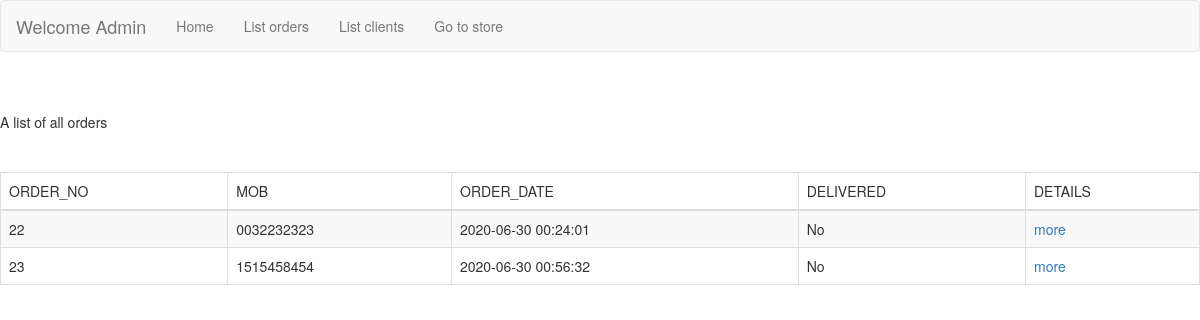
Screenshot of /admin/index.php?menuitem=show_orders with the database file from the repository.
### tables this page shows
CREATE TABLE `orders` (
  `OID` int(11) NOT NULL,
  `OUID` varchar(200) DEFAULT NULL,
  `EMAIL` varchar(200) DEFAULT NULL,
  `TEL` varchar(200) DEFAULT NULL,
  `DTREG` datetime NOT NULL DEFAULT CURRENT_TIMESTAMP,
  `ADDRESS` text,
  `STATUS` int(11) DEFAULT '1'
);

### admin/show_orders.php (the view)
<div class="wrapper">
  <div> A list of all orders</div>
 <BR>
 <BR>
<?php
$sql="select OID, OUID, TEL, DTREG  from orders  ";
$stmt = $conn->prepare($sql);
$stmt->execute();
$stmt->bind_result($oid,$oidu,  $tel,$dtreg );
$stmt->store_result();
  if ($stmt->num_rows>0)
{
  echo "<table id='example' class='table table-striped table-bordered' style='width:100%'>
        <thead>
            <tr>
			<TD>  ORDER_NO</TD>
			<TD> MOB</TD>
			<TD> ORDER_DATE</TD>
		    <TD> DELIVERED</TD>
			<TD> DETAILS</TD>
			</TR>
			</Thead>
			";
while ($stmt->fetch())
{
  echo "
            <tr>
			<td>  $oid  </td>
			<td>  $tel   </td>
			<td>  $dtreg   </td>
			<td>  No   </td>
			<td> <a href='index.php?menuitem=show_bill&idf=$oidu'> more </a> </td>
			</tr>
	";
  }
  echo "</table>";
}
	?>
      </div>

### rows the page displays
orders: OID "22", TEL "0032232323", DTREG "2020-06-30 00:24:01"
orders: OID "23", TEL "1515458454", DTREG "2020-06-30 00:56:32"
